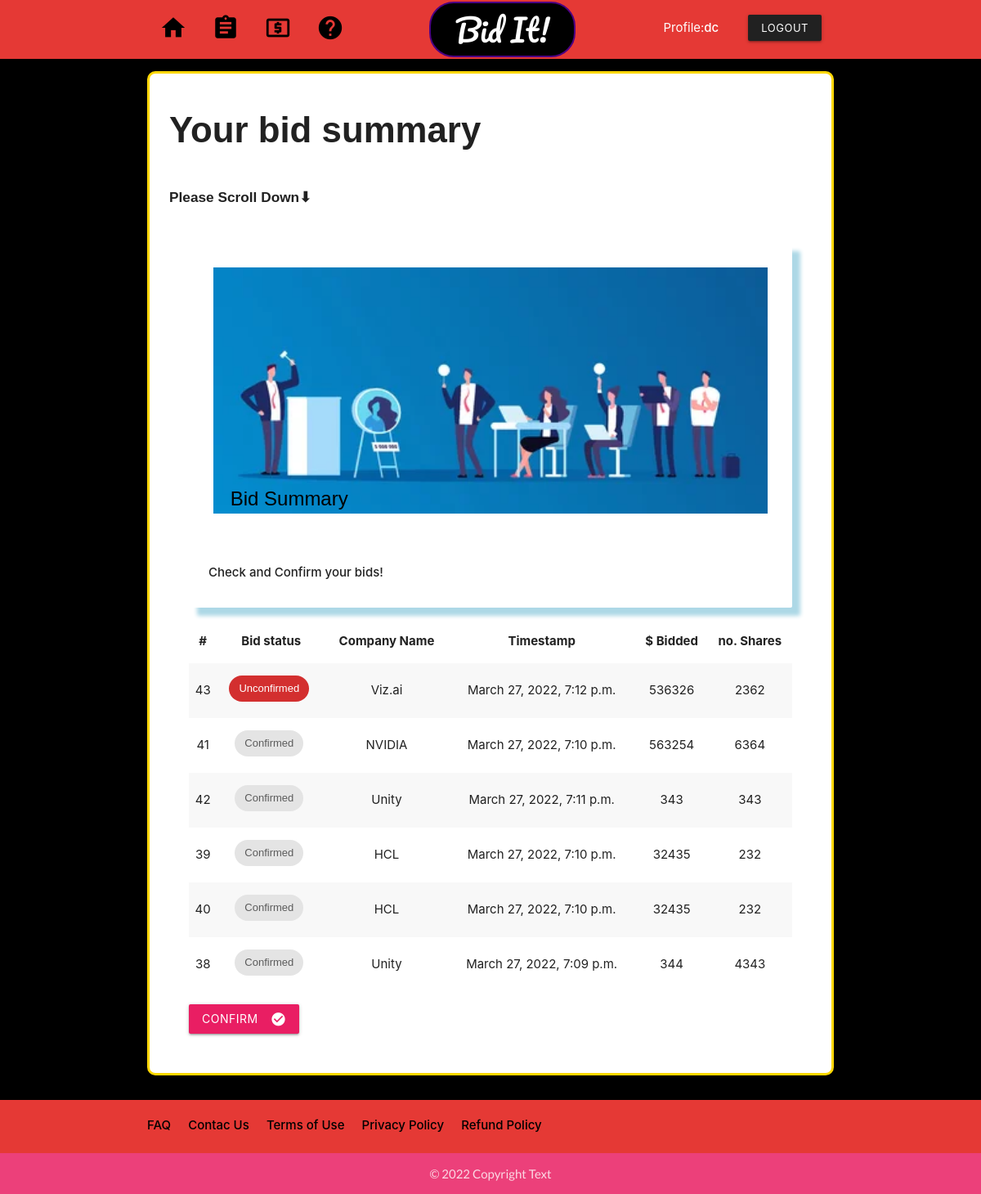
Page /my-bids/ (signed in) on the committed database.
### app/models.py (models this page shows, shortened)
class PlacementBid(models.Model):
    user = models.ForeignKey(User, on_delete=models.CASCADE,default=True)
    placement = models.ForeignKey(Placement, on_delete=models.CASCADE)
    bid  = models.ForeignKey(Bid, on_delete=models.CASCADE)
    offer = models.IntegerField()
    shares = models.IntegerField()
    confirmed = models.BooleanField(default=False)
    placementbid_created = models.DateTimeField(auto_now_add=True)
    placementbid_modified = models.DateTimeField(auto_now=True)
    class Meta:
        ordering = ['-placementbid_modified']

class Placement(models.Model):
    placement_title = models.CharField(max_length=255)
    placement_slug = models.SlugField()
    placement_company = models.ForeignKey(Company, on_delete=models.CASCADE)
    placement_created = models.DateTimeField(auto_now_add=True)
    placement_modified = models.DateTimeField(auto_now=True)

class Company(models.Model):
    company_name = models.CharField(max_length=255)
    company_address = models.CharField(max_length=255)
    company_description = models.TextField(default="There is currently no description available for this company.")
    company_created = models.DateTimeField(auto_now_add=True)
    company_modified = models.DateTimeField(auto_now=True)
    def __str__(self):
        return self.company_name

### app/views.py (the view)
# urls.py: path('my-bids/', views.bid_summary, name='bid-summary' ),
@login_required
def bid_summary(request):
    bids = PlacementBid.objects.filter(user=request.user)
    context = {'bids': bids}
    return render(request, 'bid-summary.html', context)

### templates/bid-summary.html (shortened to what this page needs)
{% extends 'base.html' %}
{% block content %}
{% include 'nav.html' %}
{% load static %}
<section class="section">
    <section class="container">
        <div class="card" style="border: 3px solid gold; border-radius: 10px;">
            <div class="card-content">
                <h3>Your bid summary</h3>
                <br>
                <h6>Please Scroll Down⬇</h6>
                <div class="card-content">
                    <div class="col s12 m7">
                        <div  class="card" style="box-shadow: 10px 10px 5px lightblue;">
                            <div class="card-image">
                                <img  src="{% static 'biddy3.webp' %}">
                                <span class="card-title" style="font-family: Impact, Haettenschweiler, 'Arial Narrow Bold', sans-serif; color: black;">&nbsp; &nbsp;&nbsp;Bid Summary</span>
                            </div>
                            <div class="card-content">
                                <p><strong>Check and Confirm your bids!</strong></p>
                            </div>
                        </div>
                <table class="striped centered responsive-table">
                    <thead>
                        <tr>
                            <th>#</th>
                            <th>Bid status</th>
                            <th>Company Name</th>
                            <th>Timestamp</th>
                            <th>$ Bidded</th>
                            <th>no. Shares</th>
                        </tr>
                    </thead>
                    <tbody>
                        {% for b in bids %}
                        <tr>
                            <td>{{ b.id }}</td>
                            <td>{% if b.confirmed %}<span class="chip"
                                    style="font-family:'Franklin Gothic Medium', 'Arial Narrow', Arial, sans-serif">Confirmed</span>{%else%}
                                <span class="chip red darken-2 white-text"
                                    style="font-family:'Franklin Gothic Medium', 'Arial Narrow', Arial, sans-serif">Unconfirmed</span>
                                {%endif%}</td>
                            <td>{{ b.placement.placement_company }}</td>
                            <td>{{ b.placementbid_created }}</td>
                            <td>{{ b.offer}}</td>
                            <td>{{ b.shares}}</td>
                        </tr>
                        {% endfor %}
                    </tbody>
                </table>
                <a  href="{% url 'app:confirm-bids' %}" data-target="modal1" data-position="right" data-tooltip="Click to confirm all your bids" onclick="  M.toast({html: 'Confirm?', inDuration:5000, outDuration:6000, displayLength:1000, classes:'rounded', activationPercent:10000});" style="margin-top: 1rem;"
                    class="btn tooltipped btn waves-orange waves-effect pink btn modal-trigger">Confirm<i
                        class="material-icons right">check_circle</i>
                </a>
            </div>
        </div>
    </section>
</section>
{% include 'footer.html' %}
{% endblock content %}

### templates/nav.html (shortened to what this page needs)
<nav  >
    <div class="nav-wrapper red darken-1 " style="padding-bottom: 70px; padding-top:2px;">
        <div class="center-align" style="padding-right: 150px;">
            <a style="color:white; font-family: 'Pacifico', cursive; font-size: 250%; background-color: black; border-radius: 30px; border: 2px indigo solid;;" href="" class="brand-logo">&nbsp;&nbsp; Bid It! &nbsp;&nbsp;</a>
        </div>
        <div class="container">
            <ul class="left hide-on-med-and-down">
                <li><a href="{% url 'app:home' %}"><i class="material-icons" style="color:black;font-size: 34px;">home</i></a></li>
                <li><a href="{% url 'app:bid-summary' %}"><i class="material-icons"
                            style="color:black;font-size: 34px;">assignment</i></a></li>
                <li><a href="{% url 'app:placements' %}"><i class="material-icons" style="color:black;font-size: 34px;">local_atm</i></a>
                </li>
                <li><a href="{% url 'app:about' %}"><i class="material-icons" style="color:black;font-size: 34px;">help</i></a></li>
            </ul>
            <ul class="right hide-on-med-and-down">
                {% if user.is_authenticated %}
                <li> Profile:<strong>{{ user.username }}</strong> &nbsp;&nbsp;&nbsp;&nbsp;</li>
                <li><a class="btn-small  waves-orange waves-effect grey darken-4" href="{% url 'app:logout' %}">Logout</a>
                </li>
                {% endif %}
            </ul>
        </div>
    </div>
</nav>

### templates/base.html (style rules this page uses)
p { margin-top: 0.5rem !important; margin-bottom: 0.5rem!important; }
img { margin-top: 1em; padding: 4%; }
h1, h2, h3, h4, h5, h6 { margin-top: .5em !important; font-family: 'Nunito', sans-serif; font-weight: bold; }
body { display: flex; min-height: 100vh; flex-direction: column; }

### rows in the picture
PlacementBid: id "43", confirmed "Unconfirmed", placement.placement_company "Viz.ai", placementbid_created "March 27, 2022, 7:12 p.m.", offer "536326", shares "2362"
PlacementBid: id "41", confirmed "Confirmed", placement.placement_company "NVIDIA", placementbid_created "March 27, 2022, 7:10 p.m.", offer "563254", shares "6364"
PlacementBid: id "42", confirmed "Confirmed", placement.placement_company "Unity", placementbid_created "March 27, 2022, 7:11 p.m.", offer "343", shares "343"
PlacementBid: id "39", confirmed "Confirmed", placement.placement_company "HCL", placementbid_created "March 27, 2022, 7:10 p.m.", offer "32435", shares "232"
PlacementBid: id "40", confirmed "Confirmed", placement.placement_company "HCL", placementbid_created "March 27, 2022, 7:10 p.m.", offer "32435", shares "232"
PlacementBid: id "38", confirmed "Confirmed", placement.placement_company "Unity", placementbid_created "March 27, 2022, 7:09 p.m.", offer "344", shares "4343"

### other values in the picture
{{ user.username }} "dc"
